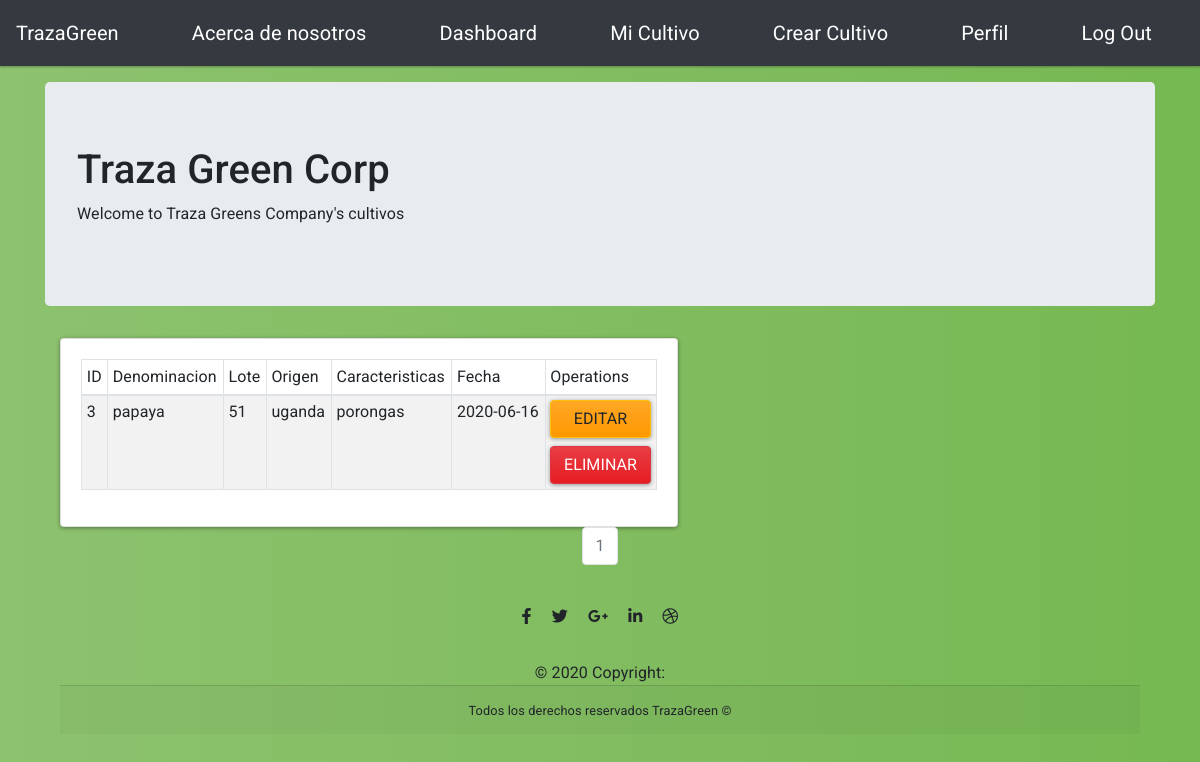
Screenshot of /trazaCultivo (signed in) with the database file from the repository.
### trazaGreen/models.py (models this page shows, shortened)
class MiCultivo(db.Model):
    users = db.relationship(User)
    id = db.Column(db.Integer, primary_key=True)
    user_id = db.Column(db.Integer, db.ForeignKey('users.id'), nullable=False)
    fecha = db.Column(db.DateTime, nullable=False, default=datetime.utcnow)
    nombre_cultivo = db.Column(db.Text, nullable=False)
    lote = db.Column(db.Text, nullable=False)
    origen = db.Column(db.String(140), nullable=False)
    caracteristicas = db.Column(db.Text, nullable=False)

### trazaGreen/core/views.py (the view)
@core.route('/trazaCultivo')
def trazaCultivo():
    page = request.args.get('page', 1, type=int)
    mis_cultivos = MiCultivo.query.order_by(MiCultivo.fecha.desc()).paginate(page=page, per_page=10)
    return render_template('trazaCultivo.html',mis_cultivos=mis_cultivos)

### trazaGreen/models.py (called while the page is built)
@login_manager.user_loader
def load_user(user_id):
    return User.query.get(user_id)

### trazaGreen/templates/trazaCultivo.html (shortened to what this page needs)
{% extends "base.html" %}
{% block content %}
  <div class="jumbotron">
    <h1>Traza Green Corp</h1>
    <p>Welcome to Traza Greens Company's cultivos</p>
  </div>
  {% for cultivo in mis_cultivos.items%}
  {% if cultivo.author == current_user %}
  <div class="col-md-7">
    <div class="card card-body">
      <table class="table table-striped table-hover table-bordered table-sm bg-white">
        <thead>
          <tr>
            <td>ID</td>
            <td>Denominacion</td>
            <td>Lote</td>
            <td>Origen</td>
            <td>Caracteristicas</td>
            <td>Fecha</td>
            <td>Operations</td>
          </tr>
        </thead>
        <tbody>
          <tr>
            <td>{{cultivo.id}}</td>
            <td>{{cultivo.nombre_cultivo}}</td>
            <td>{{cultivo.lote}}</td>
            <td>{{cultivo.origen}}</td>
            <td>{{cultivo.caracteristicas}}</td>
            <td>{{ cultivo.fecha.strftime('%Y-%m-%d') }}</td>
            <div><td>
              <a href="{{ url_for('mis_cultivos.update', mi_cultivo_id=cultivo.id) }}" class="btn btn-warning btn-md btn-block">Editar</a>
              <button type="button" class="btn btn-danger btn-md btn-block" data-toggle="modal" data-target="#del_modal">Eliminar</button>
            </div></td>
          </tr>
        </tbody>
      </table>
      </div>
  </div>
  {% endif %}
  {% endfor %}
  <div class="container">
   <nav aria-label="Page navigation example">
     <ul class="pagination justify-content-center">
       {% for page_num in mis_cultivos.iter_pages(left_edge=1, right_edge=1, left_current=1, right_current=2) %}
          {% if mis_cultivos.page == page_num %}
          <li class="page-item disabled">
            <a class="page-link" href="{{ url_for('core.trazaCultivo', page=page_num) }}">{{ page_num }}</a></li>
          {% else %}
            <li class="page-item"><a class="page-link" href="{{ url_for('core.trazaCultivo', page=page_num) }}">{{ page_num }}</a></li>
          {% endif %}
      {% endfor %}
      </ul>
    </nav>
{% endblock %}

### trazaGreen/static/css/base.css (style rules this page uses)
body { background: #76b852; background: -webkit-linear-gradient(right, #76b852, #8DC26F); background: -moz-linear-gradient(right, #76b852, #8DC26F); background: -o-linear-gradient(right, #76b852, #8DC26F); background: linear-gradient(to left, #76b852, #8DC26F); font-family: "Roboto", sans-serif; -webkit-font-smoothing: antialiased; -moz-osx-font-smoothing: grayscale; }

### rows the page displays
MiCultivo: id "3", nombre_cultivo "papaya", lote "51", origen "uganda", caracteristicas "porongas", fecha "2020-06-16"

### other values shown
{{ page_num }} "1"
